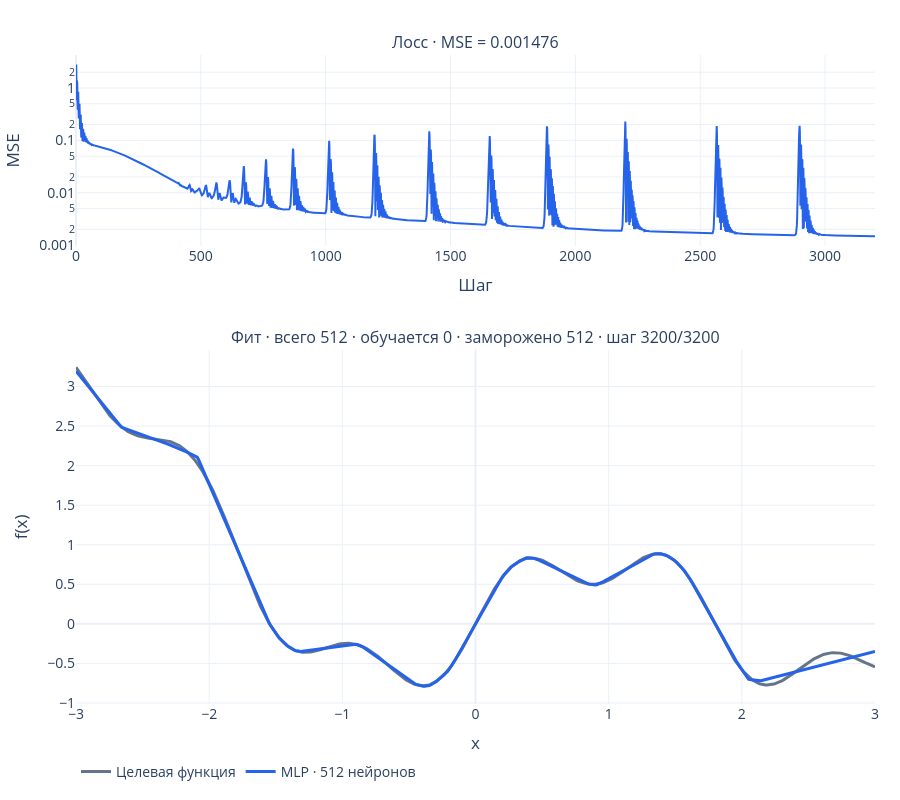

Notebook source saved alongside this figure:
### Code cell
baseline_experiment = Experiment(config)
await train_live(baseline_experiment, target_fps=target_fps)

### Figure 1 — Plotly figure (JSON) as saved in the notebook; plotly's stock layout.template omitted (floating-point values rounded to 4 significant figures; data arrays with more than 128 entries replaced by an {"elided": "..."} marker saying what was removed)
{"data": [{"line": {"color": "#2563eb", "width": 2}, "mode": "lines", "name": "MSE", "showlegend": false, "type": "scatter", "x": {"elided": "3201 int values"}, "xaxis": "x", "y": {"elided": "3201 float values"}, "yaxis": "y"}, {"line": {"color": "#64748b", "width": 3}, "mode": "lines", "name": "Целевая функция", "type": "scatter", "x": {"elided": "601 float values"}, "xaxis": "x2", "y": {"elided": "601 float values"}, "yaxis": "y2"}, {"line": {"color": "#2563eb", "width": 3}, "mode": "lines", "name": "MLP · 512 нейронов", "type": "scatter", "x": {"elided": "601 float values"}, "xaxis": "x2", "y": {"elided": "601 float values"}, "yaxis": "y2"}], "layout": {"annotations": [{"font": {"size": 16}, "showarrow": false, "text": "Лосс · MSE = 0.001476", "x": 0.5, "xanchor": "center", "xref": "paper", "y": 1, "yanchor": "bottom", "yref": "paper"}, {"font": {"size": 16}, "showarrow": false, "text": "Фит · всего 512 · обучается 0 · заморожено 512 · шаг 3200/3200", "x": 0.5, "xanchor": "center", "xref": "paper", "y": 0.546, "yanchor": "bottom", "yref": "paper"}], "autosize": true, "font": {"size": 14}, "height": 800, "legend": {"orientation": "h", "x": 0, "y": -0.08}, "margin": {"b": 65, "l": 65, "r": 25, "t": 55}, "xaxis": {"anchor": "y", "autorange": false, "domain": [0, 1], "range": [0, 3200], "title": {"text": "Шаг"}}, "xaxis2": {"anchor": "y2", "autorange": false, "domain": [0, 1], "range": [-3, 3], "title": {"text": "x"}, "type": "linear"}, "yaxis": {"anchor": "x", "domain": [0.706, 1], "title": {"text": "MSE"}, "type": "log"}, "yaxis2": {"anchor": "x2", "domain": [0, 0.546], "title": {"text": "f(x)"}, "type": "linear"}}}
